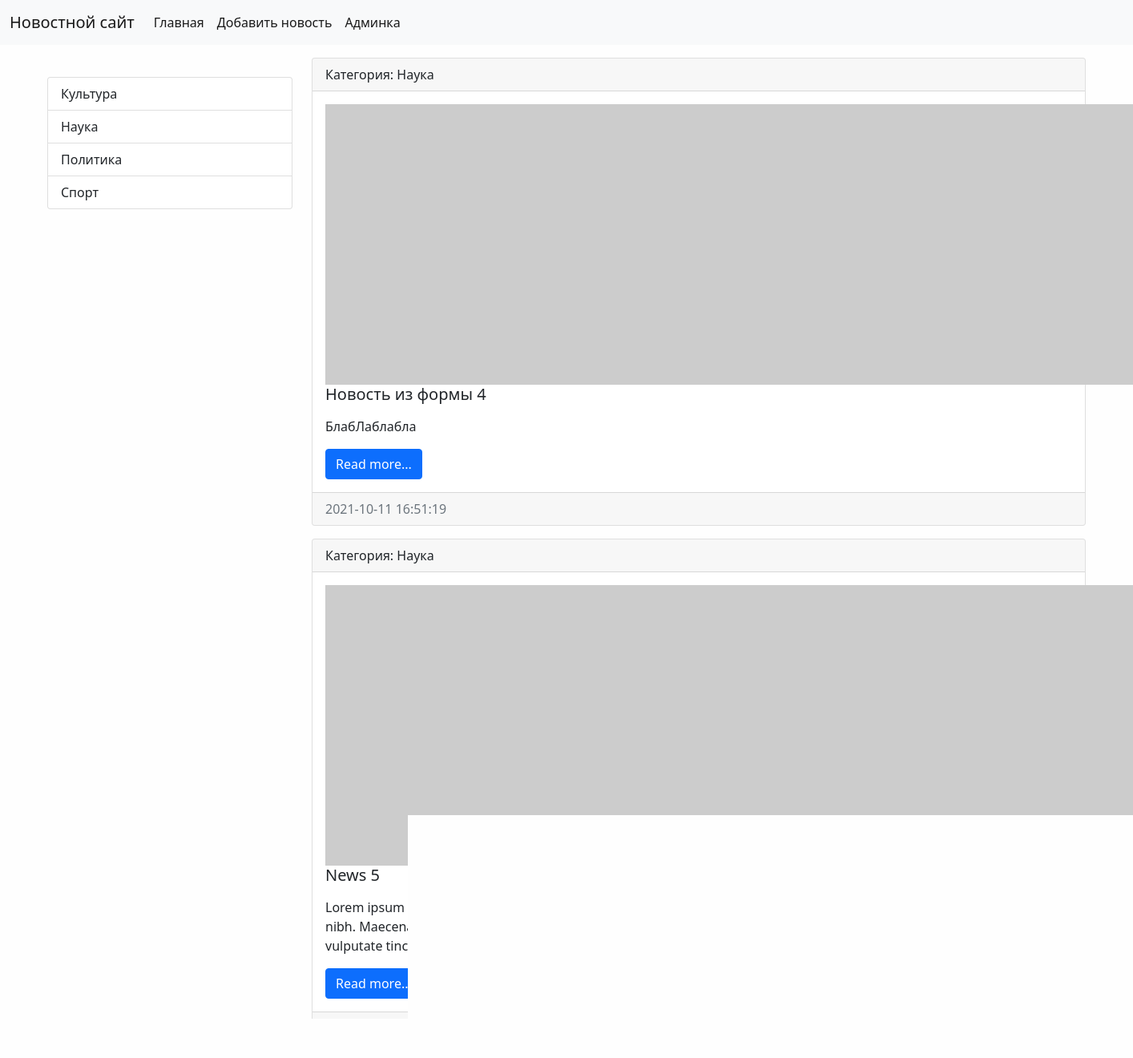
Screenshot of /category/3/ with the database file from the repository.
### news/models.py (models this page shows, shortened)
class Category(models.Model):
    title = models.CharField(max_length=150,
                             db_index=True,
                             verbose_name='Категории',
                             )  # db_index индексирует это поле, делает более быстрым для поиска
    def get_absolute_url(self):
        return reverse('category', kwargs={"category_id": self.pk})  # categories - из url, которая область имен name=
    def __str__(self):
        return self.title
    class Meta:
        verbose_name = 'Категория'
        verbose_name_plural = 'Категории'
        ordering = ['title']

class News(models.Model):
    title = models.CharField(max_length=150, verbose_name='Наименование')
    content = models.TextField(blank=True, verbose_name='Контент')
    created_at = models.DateTimeField(auto_now_add=True, verbose_name='Дата публикации')
    updated_at = models.DateTimeField(auto_now=True, verbose_name='Обновлено')
    photo = models.ImageField(upload_to='photo/%Y/%m/%d/', verbose_name='Фото', blank=True)
    is_published = models.BooleanField(default=True, verbose_name='Опубликовано')
    category = models.ForeignKey('Category', on_delete=models.PROTECT, verbose_name='Категория')
    def get_absolute_url(self):
        return reverse('view_news', kwargs={"news_id": self.pk})  # view_news  - из url, которая область имен name=
    class Meta:
        verbose_name = 'Новость'  # меняет в админке News на Новость (изменение для единственного числа)
        verbose_name_plural = 'Новости'  # тоже самое для множественного числа
        ordering = ['-created_at']  # порядок вывода в админке, можно сортировать по нескольким полям через запятую

### news/views.py (the view)
# urls.py: path('category/<int:category_id>/', get_category, name='category'),
def get_category(request, category_id):
    news = News.objects.filter(category_id=category_id)  # filter возвращает несколько результатов
    category = Category.objects.get(pk=category_id)  # get работает через filter но возвращает только один результат
    return render(request, 'news/category.html',
                  {'news': news, 'category': category})

### news/templatetags/news_tags.py (called while the page is built)
@register.inclusion_tag('news/list_categories.html')
def show_categories():
    categories = Category.objects.all()
    return {"categories": categories}

### news/templates/news/category.html (shortened to what this page needs)
{% extends 'base.html' %}
{% block sidebar %}
    {% include 'inc/_sidebar.html' %}
{% endblock %}
{% block content %}
{% for item in news %}
<div class="card mb-3">
    <div class="card-header">
        Категория: {{ item.category }}
    </div>
    <div class="card-body">
        <div class="media">
            {% if item.photo %}
            <img src="{{ item.photo.url }}" alt="" width="350" class="mr-3">
            {% else %}
            <img src="https://picsum.photos/id/1060/350/235/?blur=2" alt="" class="mr-3">
            {% endif %}
            <div class="media-body">
                <h5 class="card-title">{{ item.title }}</h5>
                <p class="card-text">{{ item.content | safe | linebreaks | truncatewords:50 }}</p>
                <a href="{{ item.get_absolute_url }}" class="btn btn-primary">Read more...</a>
            </div>
        </div>
    </div>
    <div class="card-footer text-muted">
        {{ item.created_at | date:"Y-m-d H:i:s" }}
    </div>
</div>
{% endfor %}
{% endblock %}

### news/templates/news/list_categories.html
<div class="list-group">
    {% for item in categories %}
    <a href="{{ item.get_absolute_url }}" class="list-group-item list-group-item-action">{{ item.title }}</a>
    {% endfor %}
</div>

### mysite/static/css/style.css (style rules this page uses)
body { background-color: #fefefe; }

### rows the page displays
Category: title "Культура"
Category: title "Наука"
Category: title "Политика"
Category: title "Спорт"
News: category "Наука", title "Новость из формы 4", content "БлабЛаблабла", created_at "2021-10-11 16:51:19"
News: category "Наука", title "News 5", content "Lorem ipsum dolor sit amet, consectetur adipiscing elit. In lorem magna, pretium sit amet lorem sit amet, rhoncus dictum nibh. Maecenas volutpat leo vel ornare lacinia. Proin vel justo et justo consequat venenatis ac ut eros. Sed ultrices turpis a vulputate tincidunt. Mauris interdum sit amet nulla non pharetra. Aliquam …"
